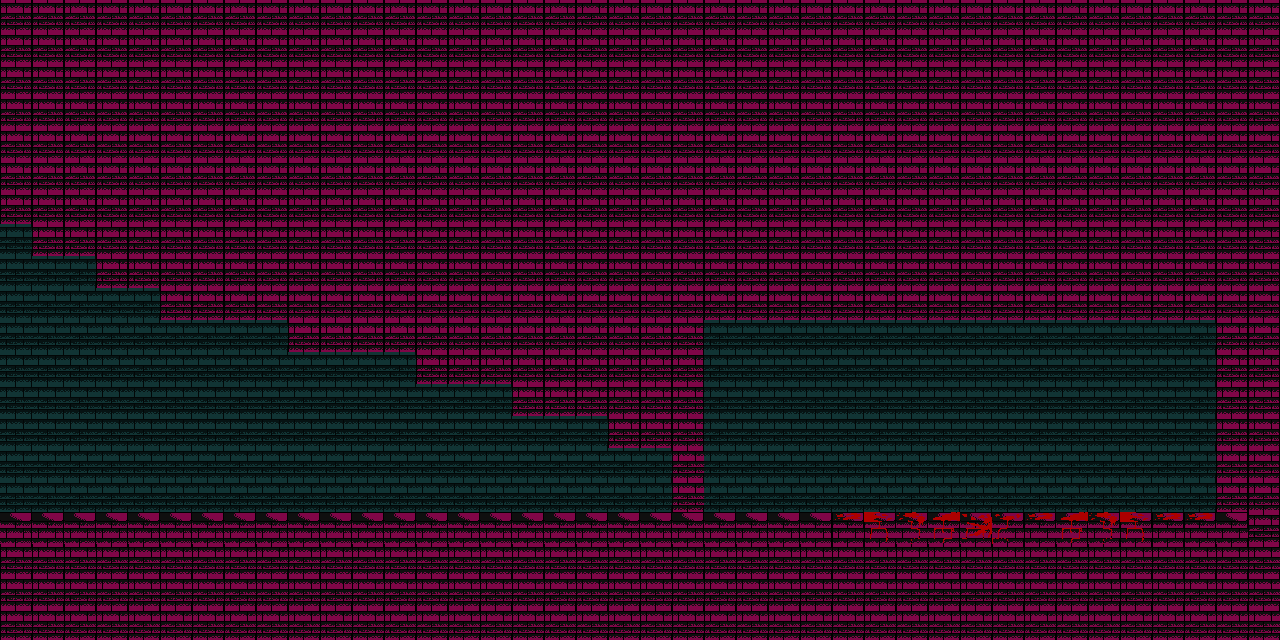

This game map was drawn from its Tiled (.tmx) file and the tilesets committed beside it. A one-line description and the trimmed map source follow:
An orthogonal 40x20 tile map with 32x32 px tiles, 4 tile layers (Tile Layer 1, Tile Layer 2, Door, Door2), 2 tilesets and 1 object.

<map version="1.0" orientation="orthogonal" renderorder="right-down" width="40" height="20" tilewidth="32" tileheight="32" nextobjectid="23">
 <tileset firstgid="1" name="Castle Template2 contrast" tilewidth="32" tileheight="32" tilecount="400">
  <image source="Castle Template2 contrast.png" width="640" height="640" />
 </tileset>
 <tileset firstgid="401" name="Jungle template 5" tilewidth="32" tileheight="32" tilecount="400">
  <image source="Jungle template 5.png" width="640" height="640" />
 </tileset>
 <layer name="Tile Layer 1" width="40" height="20">
  <data>[800 cells, 800 non-empty, 11 distinct tile ids]</data>
 </layer>
 <layer name="Tile Layer 2" width="40" height="20">
  <data>[800 cells, 0 non-empty, 0 distinct tile ids]</data>
 </layer>
 <layer name="Door" width="40" height="20">
  <data>[800 cells, 1 non-empty, 1 distinct tile ids]</data>
 </layer>
 <layer name="Door2" width="40" height="20">
  <data>[800 cells, 2 non-empty, 2 distinct tile ids]</data>
 </layer>
 <objectgroup name="Object Layer 1">
  <object id="22" x="0" y="1.33333">
   <polyline points="0,0 2.66667,224 30.6667,222.667 28,246.667 90.6667,253.333 94.6667,280 122.667,290.667 152,312 220,338.667 336,366.667 473.333,392 572,410.667 678.667,425.333 756,438.667 862.667,420 969.333,416 973.333,468 830.667,502.667 574.667,506.667 421.333,500 177.333,477.333 26.6667,482.667 -22.6667,538.667 128,673.333 552,673.333 812,641.333 1069.33,569.333 1176,396 1217.33,266.667 1205.33,84 1116,46.6667 926.667,5.33333 514.667,-9.33333 254.667,-8 121.333,-6.66667 0,-1.33333" />
  </object>
 </objectgroup>
</map>
